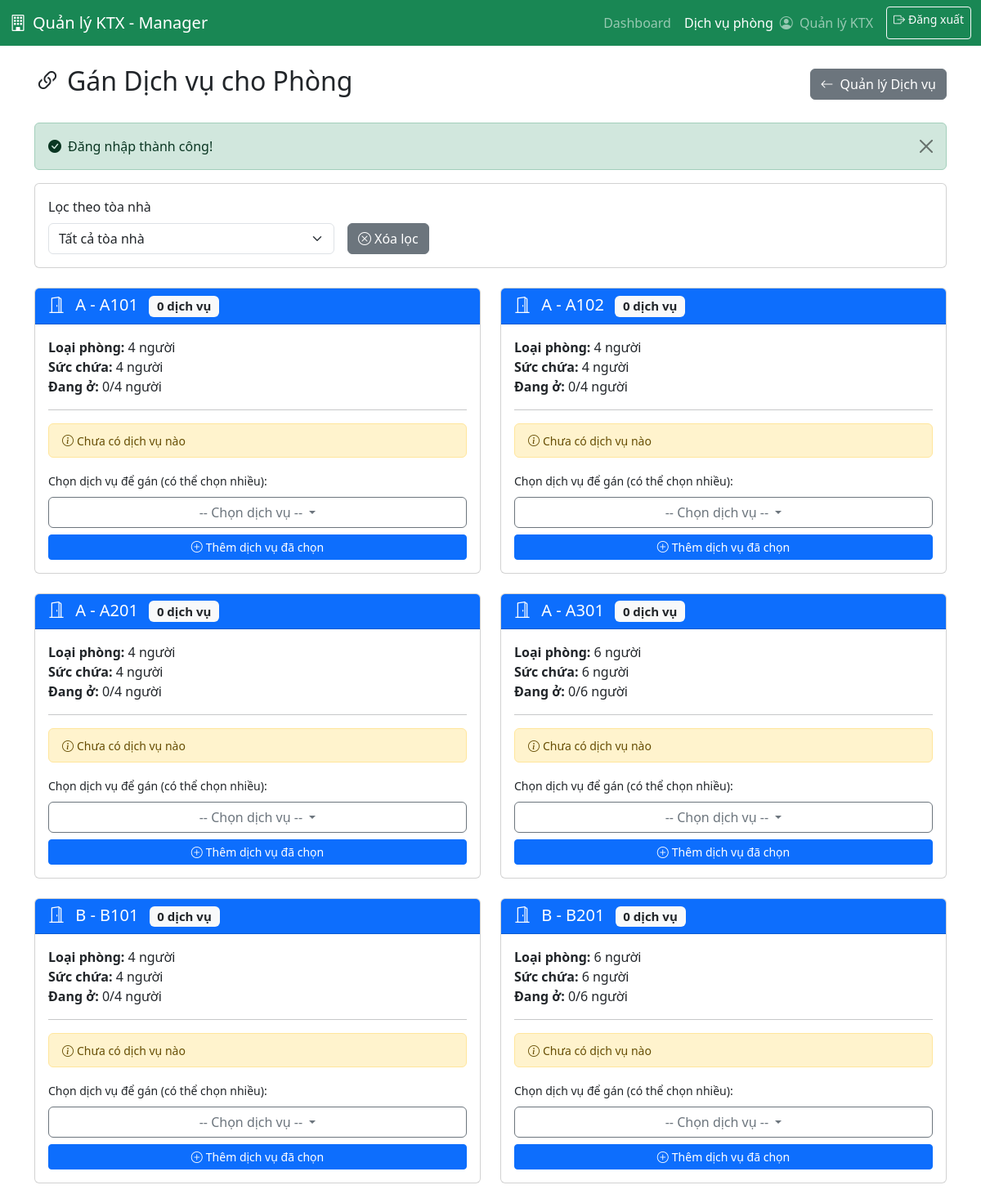
The app's page /views/manager/room_services.php (signed in) with its own data.
### tables this page shows
CREATE TABLE rooms (
    id INT AUTO_INCREMENT PRIMARY KEY,
    building_id INT NOT NULL,
    room_code VARCHAR(20) UNIQUE NOT NULL COMMENT 'Mã phòng',
    room_number VARCHAR(20) NOT NULL,
    floor INT DEFAULT 1 COMMENT 'Tầng',
    capacity INT NOT NULL COMMENT 'Sức chứa - số người',
    current_occupancy INT DEFAULT 0 COMMENT 'Số người hiện tại',
    price_per_month DECIMAL(15,2) COMMENT 'Giá/tháng - lấy từ bảng Pricing',
    room_type ENUM('đơn', 'đôi', '4 người', '6 người') NOT NULL,
    amenities TEXT COMMENT 'Tiện ích: JSON hoặc text',
    status ENUM('available', 'occupied', 'maintenance') DEFAULT 'available',
    created_at TIMESTAMP DEFAULT CURRENT_TIMESTAMP,
    updated_at TIMESTAMP DEFAULT CURRENT_TIMESTAMP ON UPDATE CURRENT_TIMESTAMP,
    FOREIGN KEY (building_id) REFERENCES buildings(id) ON DELETE CASCADE,
    INDEX idx_building_id (building_id),
    INDEX idx_room_code (room_code),
    INDEX idx_status (status),
    INDEX idx_room_type (room_type)
);

CREATE TABLE buildings (
    id INT AUTO_INCREMENT PRIMARY KEY,
    building_code VARCHAR(20) UNIQUE NOT NULL COMMENT 'Mã tòa',
    building_name VARCHAR(100) NOT NULL COMMENT 'Tên tòa',
    address TEXT,
    floors INT DEFAULT 1 COMMENT 'Số tầng',
    description TEXT,
    created_at TIMESTAMP DEFAULT CURRENT_TIMESTAMP,
    INDEX idx_building_code (building_code)
);

### functions/auth.php (called while the page is built, shortened)
<?php
require_once __DIR__ . '/helpers.php';
function getCurrentUser() {
    if (isset($_SESSION['user_id']) && isset($_SESSION['username'])) {
        return [
            'id' => $_SESSION['user_id'],
            'username' => $_SESSION['username'],
            'full_name' => $_SESSION['full_name'] ?? null,
            'role' => $_SESSION['role'] ?? null,
            'email' => $_SESSION['email'] ?? null,
            'phone' => $_SESSION['phone'] ?? null
        ];
    }
    return null;
}
?>

### functions/helpers.php (called while the page is built, shortened)
<?php
function getSuccessMessage() {
    if (isset($_SESSION['success'])) {
        $message = $_SESSION['success'];
        return $message;
    }
    return null;
}
function escapeHtml($string) {
    return htmlspecialchars($string, ENT_QUOTES, 'UTF-8');
}
?>

### functions/room_services.php (called while the page is built, shortened)
<?php
function getAllRoomsWithServices() {
    $conn = getDbConnection();
    $rooms = [];
    $sql = "SELECT r.*, b.building_code, b.building_name,
                   GROUP_CONCAT(DISTINCT s.service_name ORDER BY s.service_name SEPARATOR ', ') as services_list,
                   COUNT(DISTINCT rs.service_id) as service_count
            FROM rooms r
            LEFT JOIN buildings b ON r.building_id = b.id
            LEFT JOIN room_services rs ON r.id = rs.room_id AND rs.status = 'active' AND (rs.end_date IS NULL OR rs.end_date >= CURDATE())
            LEFT JOIN services s ON rs.service_id = s.id
            GROUP BY r.id
            ORDER BY b.building_code ASC, r.room_number ASC";
    $result = mysqli_query($conn, $sql);
    if ($result && mysqli_num_rows($result) > 0) {
        while ($row = mysqli_fetch_assoc($result)) {
            $rooms[] = $row;
        }
    }
    return $rooms;
}
?>

### views/manager/room_services.php (the view, shortened to what this page needs)
<?php
require_once __DIR__ . '/../../functions/auth.php';
require_once __DIR__ . '/../../functions/helpers.php';
require_once __DIR__ . '/../../functions/room_services.php';
$currentUser = getCurrentUser();
$rooms = getAllRoomsWithServices();
$allServices = getAllServices(false);
$successMsg = getSuccessMessage();
?>
<!DOCTYPE html>
<html lang="vi">
<head>
    <link href="https://cdn.jsdelivr.net/npm/bootstrap@5.3.3/dist/css/bootstrap.min.css" rel="stylesheet">
    <link href="https://cdn.jsdelivr.net/npm/bootstrap-icons@1.11.0/font/bootstrap-icons.css" rel="stylesheet">
</head>
<body>
    <nav class="navbar navbar-expand-lg navbar-dark bg-success">
        <div class="container-fluid">
            <a class="navbar-brand" href="dashboard.php">
                <i class="bi bi-building me-2"></i>Quản lý KTX - Manager
            </a>
            <div class="navbar-nav ms-auto">
                <a class="nav-link" href="dashboard.php">Dashboard</a>
                <a class="nav-link active" href="room_services.php">Dịch vụ phòng</a>
                <span class="navbar-text me-3">
                    <i class="bi bi-person-circle me-1"></i>
                    <?php echo escapeHtml($currentUser['full_name'] ?? $currentUser['username']); ?>
                </span>
                <a class="btn btn-outline-light btn-sm" href="../../handle/logout_process.php">
                    <i class="bi bi-box-arrow-right me-1"></i>Đăng xuất
                </a>
            </div>
        </div>
    </nav>
    <div class="container mt-4">
        <div class="d-flex justify-content-between align-items-center mb-4">
            <h2><i class="bi bi-link-45deg me-2"></i>Gán Dịch vụ cho Phòng</h2>
            <a href="services.php" class="btn btn-secondary">
                <i class="bi bi-arrow-left me-2"></i>Quản lý Dịch vụ
            </a>
        </div>
        <?php if ($successMsg): ?>
            <div class="alert alert-success alert-dismissible fade show">
                <i class="bi bi-check-circle-fill me-2"></i><?php echo escapeHtml($successMsg); ?>
                <button type="button" class="btn-close" data-bs-dismiss="alert"></button>
            </div>
        <?php endif; ?>
        <div class="card mb-4">
            <div class="card-body">
                <form method="GET" action="room_services.php" class="row g-3">
                    <div class="col-md-4">
                        <label for="building_id" class="form-label">Lọc theo tòa nhà</label>
                        <select class="form-select" id="building_id" name="building_id" onchange="this.form.submit()">
                            <option value="">Tất cả tòa nhà</option>
                        </select>
                    </div>
                    <div class="col-md-4 d-flex align-items-end">
                        <a href="room_services.php" class="btn btn-secondary">
                            <i class="bi bi-x-circle me-1"></i>Xóa lọc
                        </a>
                    </div>
                </form>
            </div>
        </div>
        <div class="row">
            <?php foreach ($rooms as $room):
                $roomServices = getRoomServices($room['id']);
            ?>
                <div class="col-md-6 mb-4">
                    <div class="card h-100">
                        <div class="card-header bg-primary text-white">
                            <h5 class="mb-0">
                                <i class="bi bi-door-open me-2"></i>
                                <?php echo escapeHtml($room['building_code'] . ' - ' . $room['room_code']); ?>
                                <span class="badge bg-light text-dark ms-2">
                                    <?php echo $room['service_count'] ?? 0; ?> dịch vụ
                                </span>
                            </h5>
                        </div>
                        <div class="card-body">
                            <p class="mb-2">
                                <strong>Loại phòng:</strong> <?php echo escapeHtml($room['room_type']); ?><br>
                                <strong>Sức chứa:</strong> <?php echo $room['capacity']; ?> người<br>
                                <strong>Đang ở:</strong> <?php echo $room['current_occupancy']; ?>/<?php echo $room['capacity']; ?> người
                            </p>
                            <hr>
                            <div class="mb-3">
                                <?php if (empty($roomServices)): ?>
                                    <div class="alert alert-warning mb-2 py-2">
                                        <small><i class="bi bi-info-circle me-1"></i>Chưa có dịch vụ nào</small>
                                    </div>
                                <?php endif; ?>
                            </div>
                            <form method="POST" action="../../handle/room_services_process.php" class="mt-3">
                                <label class="form-label"><small>Chọn dịch vụ để gán (có thể chọn nhiều):</small></label>
                                <?php
                                $assignedServiceIds = array_column($roomServices, 'service_id');
                                $availableServices = array_filter($allServices, function($service) use ($assignedServiceIds) {
                                    return !in_array($service['id'], $assignedServiceIds);
                                });
                                if (empty($availableServices)): ?>
                                    <div class="alert alert-info mb-0 py-2">
                                        <small><i class="bi bi-check-circle me-1"></i>Đã gán tất cả dịch vụ</small>
                                    </div>
                                <?php else: ?>
                                    <div class="dropdown mb-2">
                                        <button class="btn btn-outline-secondary dropdown-toggle w-100"
                                                type="button"
                                                id="dropdownMenuButton_<?php echo $room['id']; ?>"
                                                data-bs-toggle="dropdown"
                                                aria-expanded="false">
                                            <span id="selectedText_<?php echo $room['id']; ?>">-- Chọn dịch vụ --</span>
                                        </button>
                                    </div>
                                    <button type="submit" class="btn btn-primary btn-sm w-100">
                                        <i class="bi bi-plus-circle me-1"></i>Thêm dịch vụ đã chọn
                                    </button>
                                <?php endif; ?>
                            </form>
                        </div>
                    </div>
                </div>
            <?php endforeach; ?>
        </div>
    </div>
</body>
</html>

### records on screen
rooms: building+room_code "A - A101", service_count "0", room_type "4 người", capacity "4", current_occupancy "0"
rooms: building+room_code "A - A102", service_count "0", room_type "4 người", capacity "4", current_occupancy "0"
rooms: building+room_code "A - A201", service_count "0", room_type "4 người", capacity "4", current_occupancy "0"
rooms: building+room_code "A - A301", service_count "0", room_type "6 người", capacity "6", current_occupancy "0"
rooms: building+room_code "B - B101", service_count "0", room_type "4 người", capacity "4", current_occupancy "0"
rooms: building+room_code "B - B201", service_count "0", room_type "6 người", capacity "6", current_occupancy "0"

### other values on screen
escapeHtml($currentUser['full_name'] ?? $currentUser['username']) "Quản lý KTX"
escapeHtml($successMsg) "Đăng nhập thành công!"
